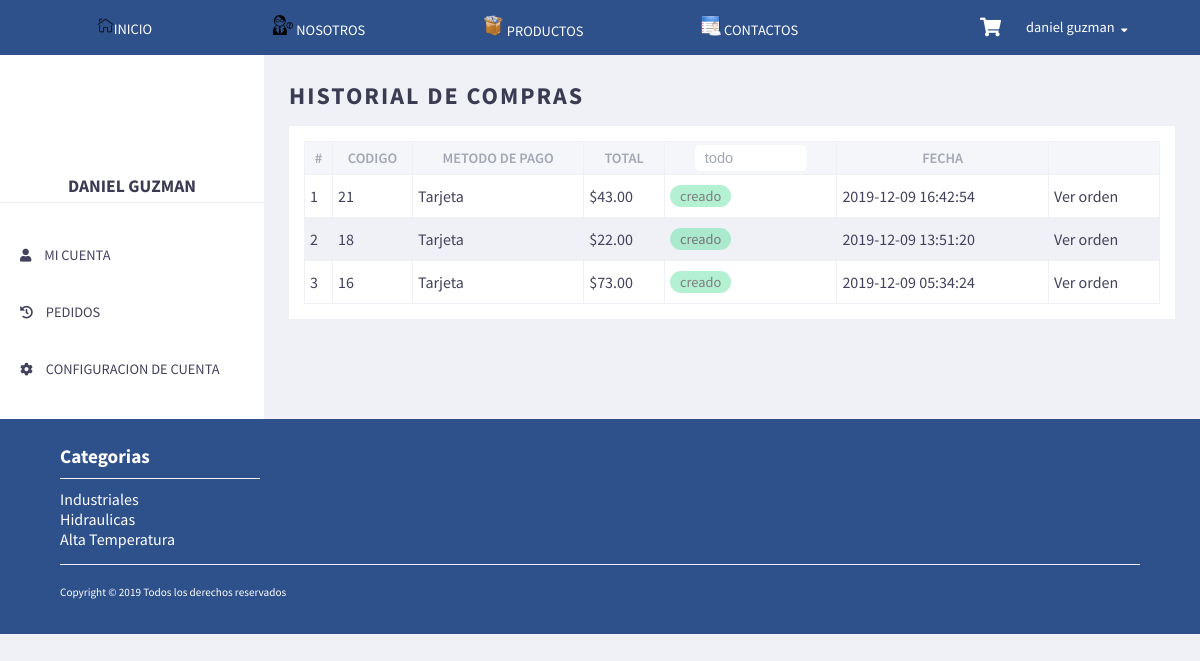
The app's page /admin/user/view/shoppinghistory.php (signed in) with its own data.
### tables this page shows
CREATE TABLE `Factura` (
  `fac_codigo` int(11) NOT NULL,
  `usu_codigo` int(11) NOT NULL,
  `fac_fecha` timestamp NOT NULL DEFAULT CURRENT_TIMESTAMP,
  `fac_subtotal` decimal(6,2) NOT NULL,
  `fac_iva` decimal(6,2) NOT NULL,
  `fac_total` decimal(6,2) NOT NULL,
  `fac_metodoPago` varchar(30) NOT NULL,
  `fac_tarjeta` int(11) NOT NULL,
  `fac_eliminado` varchar(1) NOT NULL,
  `fac_estado` varchar(30) NOT NULL
);

### admin/user/view/shoppinghistory.php (the view, shortened to what this page needs)
<!DOCTYPE html>
<html lang="es">
<head>
    <link rel="stylesheet" href="https://use.fontawesome.com/releases/v5.8.1/css/all.css"
>
    <link rel="stylesheet" href="../css/style.css">
    <link rel="stylesheet" href="../../../public/css/globalStyle.css">
</head>
<body>
    <header>
        <?php
        include("../../../global/php/headerPublicUser.php");
        ?>
    </header>
    <div class="container">
        <header>
            <?php
            include("../../../global/php/headerUser.php");
            ?>
        </header>
        <section>
            <h2>Historial de compras</h2>
            <div class="cardContent">
                <article>
                    <table>
                        <thead>
                            <tr>
                                <td>#</td>
                                <td>Codigo</td>
                                <td>Metodo de pago</td>
                                <td>Total</td>
                                <td>
                                    <select id="selectStatus" onchange="status(this)">
                                        <option value="pendiente">todo</option>
                                    </select>
                                </td>
                                <td>Fecha</td>
                                <td></td>
                            </tr>
                        </thead>
                        <tbody id="tableHistory">
                            <?php
                            include '../../../config/configDB.php';
                            $sql = "SELECT * FROM Factura
                                    WHERE usu_codigo=" . $_SESSION['codigo'] . " AND
                                    fac_eliminado='N'
                                    ORDER BY 1 DESC;";
                            $result = $conn->query($sql);
                            $i = 1;
                            if ($result->num_rows > 0) {
                                while ($row = $result->fetch_assoc()) {
                                    ?>
                            <tr>
                                <td><?php echo $i ?></td>
                                <td><?php echo $row['fac_codigo'] ?></td>
                                <td><?php echo $row['fac_metodoPago'] ?></td>
                                <td>$<?php echo $row['fac_total'] ?></td>
                                <?php
                                        if ($row['fac_estado'] == 'pendiente') {
                                            echo "<td><span>" . $row['fac_estado'] . "</span></td>";
                                        } else {
                                            echo '<td><span style="background-color: #69E4A6" >' . $row['fac_estado'] . '</span></td>';
                                        }
                                        ?>
                                <td><?php echo $row['fac_fecha'] ?></td>
                                <td><a href="invoice.php?fac_cab_id=<?php echo $row['fac_codigo'] ?>">Ver orden</a>
                                </td>
                            </tr>
                            <?php
                                    $i = $i + 1;
                                }
                            } else {
                                echo '<td colspan="6"><h2>No hay facturas que mostrar</h2></td>';
                            }
                            ?>
                        </tbody>
                    </table>
                </article>
            </div>
        </section>
    </div>
    <footer>
        <?php
        include("../../../global/php/footerPublic.php");
        ?>
    </footer>
</body>
</html>

### admin/user/css/style.css (style rules this page uses)
* { --color1: #3B3B53; --color2: #A3A0FB; --colorBlanco:#FFFFFF; --colorRojo: #FF6565; --colorAzul:#3B86FF; --bgColor:#F0F0F7; --colorDark:#4D4F5C; --colorBtns:#43425D; }
footer { margin: 0; }
.container { display: grid; grid-template-columns: 22% 1fr; height: 100%; width: 100%; margin-bottom: -32px; }
.container header { background-color: var(--colorBlanco); }
.container section { padding: 25px; }
.container section>h2 { text-transform: uppercase; letter-spacing: 2px; color: var(--color1); margin-bottom: 15px; font-weight: 700; }
.container section .cardContent { background-color: var(--colorBlanco); padding: 15px; }
.container section .cardContent article table { background-color: var(--colorBlanco); width: 100%; text-align: center; border-collapse: collapse; }
.container section .cardContent article table thead { background-color: #F5F6FA; }
.container section .cardContent article table thead tr td { color: #A3A6B4; font-weight: 600; text-transform: uppercase; font-size: .9em; }
.container section .cardContent article table td { border: 1px solid var(--bgColor); padding: 3px 2px; }
.container section .cardContent article table thead select { padding: 5px 35px 5px 10px; border: none; color: #A3A6B4; }
.container section .cardContent article table tbody tr td { font-weight: normal; color: var(--colorBtns); text-align: left; }
.container section .cardContent article table tbody tr td { padding: 10px 5px; }
.container section .cardContent article table tbody tr td a { text-decoration: none; color: var(--colorBtns); cursor: pointer; text-align: center; }
.container section .cardContent article table tbody span { background-color: #FFCA83; color: #000; opacity: .5; display: inline-block; border-radius: 20px; padding: 2px 10px; }
.container section .cardContent article table tr:nth-child(even) { background: var(--bgColor); }

### public/css/globalStyle.css (style rules this page uses)
* { margin: 0; padding: 0; box-sizing: border-box; --color1: #3B3B53; --color2: #A3A0FB; --colorBlanco:#FFFFFF; --colorRojo: #FF6565; --colorAzul:#3B86FF; --bgColor:#F0F0F7; --colorDark:#4D4F5C; --colorBtns:#43425D; }
body { background-color: var(--bgColor); font-family: 'Source Sans Pro', sans-serif; }
body header { width: 100%; background-color: var(--color1); }
body header a,span,i { display: block; text-decoration: none; color: var(--colorBlanco); font-size: .9em; padding: 5px; }
body header { background-color:#2e518b;; }
footer { margin-top: 2em; width: 100%; background-color: #2e518b;; }
body select { background: var(--colorBlanco); border: 1px solid #D7DAE2; padding: 10px 40px 10px 15px; border-radius: 5px; font-size: 11pt; background-image: url(../../global/img/down.png); background-repeat: no-repeat; background-position: right center; -webkit-appearance: none; -moz-appearance: none; -o-appearance: none; appearance:none; }
body select option { background-color: var(--colorBlanco); border: none; }

### records on screen
factura: fac_codigo "21", fac_metodoPago "Tarjeta", fac_total "43.00", fac_estado "creado", fac_fecha "2019-12-09 16:42:54"
factura: fac_codigo "18", fac_metodoPago "Tarjeta", fac_total "22.00", fac_estado "creado", fac_fecha "2019-12-09 13:51:20"
factura: fac_codigo "16", fac_metodoPago "Tarjeta", fac_total "73.00", fac_estado "creado", fac_fecha "2019-12-09 05:34:24"

### other values on screen
$_SESSION['nombre'] "daniel"
$_SESSION['apellido'] "guzman"
$_SESSION['nombre'] "DANIEL"
$_SESSION['apellido'] "GUZMAN"
